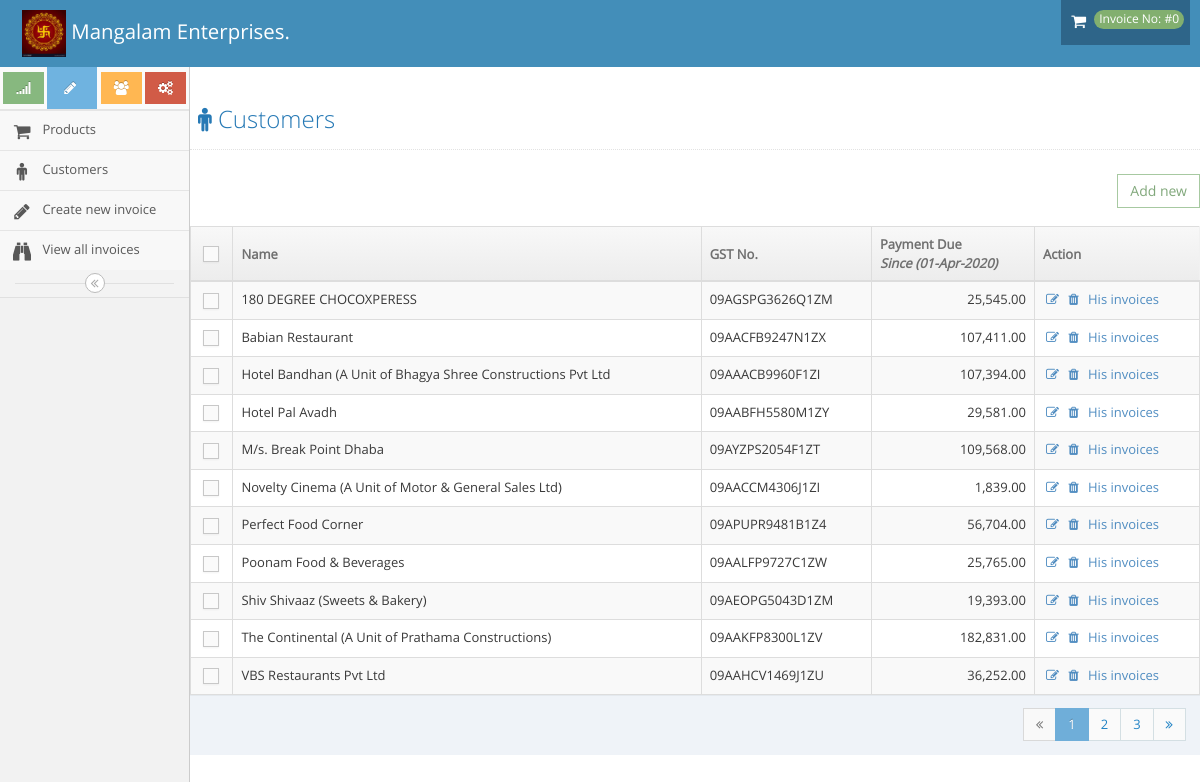
The app's page /index.php/customer, older data.
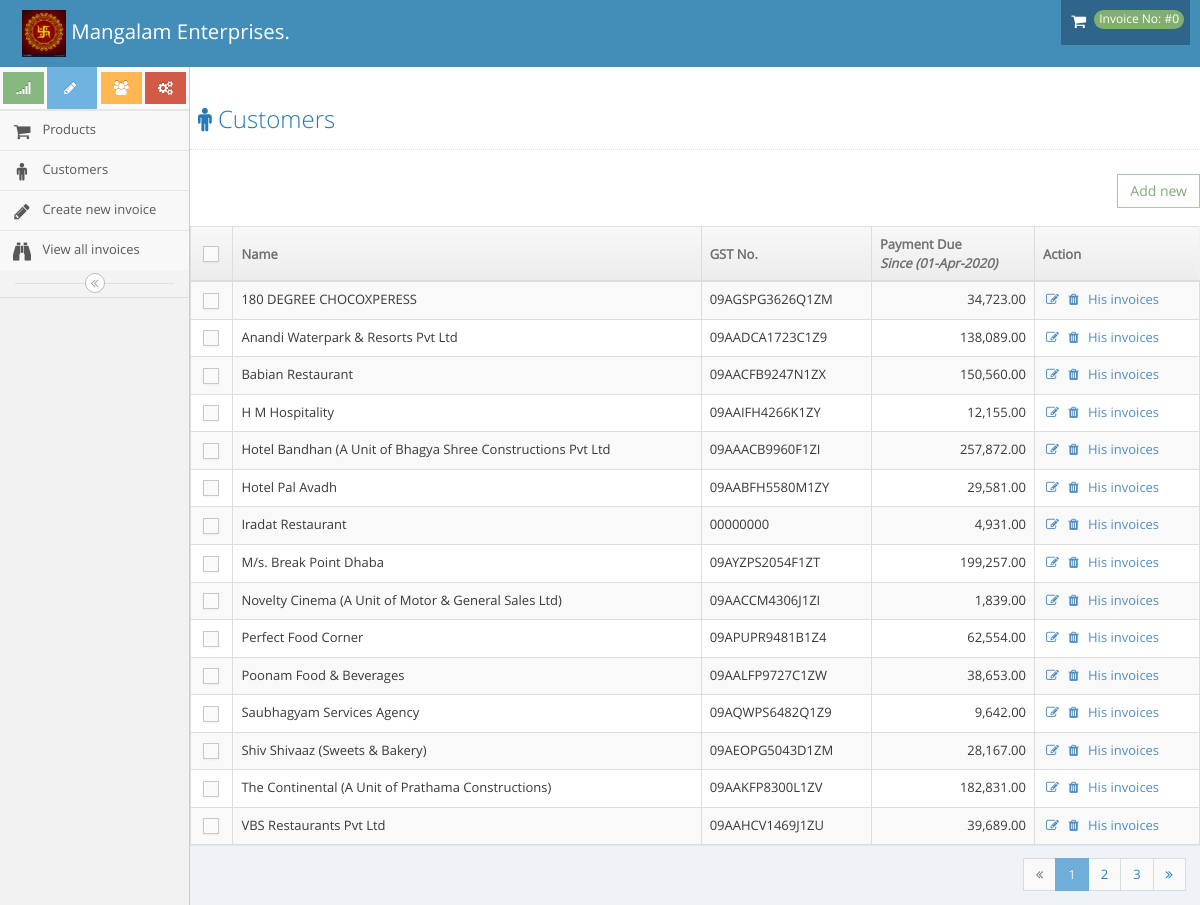
The same page, newer data.
### tables this page shows
CREATE TABLE `invoice` (
  `id` int(11) NOT NULL,
  `customer_id` int(11) NOT NULL,
  `created_at` datetime NOT NULL DEFAULT CURRENT_TIMESTAMP,
  `invoice_no` int(11) NOT NULL,
  `date` date DEFAULT NULL,
  `total` float DEFAULT NULL,
  `locked` int(11) NOT NULL DEFAULT '0'
);

CREATE TABLE `customer` (
  `id` int(11) NOT NULL,
  `name` varchar(200) NOT NULL,
  `email` varchar(100) NOT NULL,
  `contact` varchar(20) NOT NULL,
  `address` longtext NOT NULL,
  `pincode` varchar(10) NOT NULL,
  `city` varchar(100) NOT NULL,
  `state` varchar(100) NOT NULL,
  `gst_no` varchar(100) NOT NULL,
  `pan` varchar(19) DEFAULT NULL
);

### application/helpers/functions_helper.php (called while the page is built, shortened)
<?php
function financial_yr_start(){
  $yr = date('Y');
  return $yr.'-04-01';
}
function _getAdminLoadView($template_name, $data = array()) {
          $CI = & get_instance();
          $CI->load->view('header', $data);
          $CI->load->view($template_name, $data);
          $CI->load->view('footer',$data);
}
?>

### application/controllers/customer.php (called while the page is built, shortened)
<?php
class Customer extends CI_Controller {
	public function index()
	{
		$this->show();
	}
	public function show()
	{
		$year = date('Y');
		$dt = $year.'-04-01';
		$data['prod_data'] = $this->Invoice_Model->getSundryDebtors();
		$data['dt'] = date('d-M-Y',strtotime($dt));
		_getAdminLoadView('customer_list',$data);
	}
}

### index.php (called while the page is built, shortened)
<?php
require_once BASEPATH.'core/CodeIgniter.php';

### application/models/Invoice_Model.php (called while the page is built, shortened)
<?php
class Invoice_Model extends CI_Model {
  public function getSundryDebtors($date1=null, $date2=null){
    $q = "SELECT c.*,i.id as iid,sum(i.total) as payment from invoice as i left join customer as c on i.customer_id = c.id  ";
    $date1 = financial_yr_start();
    $q .= " where i.created_at >= '".$date1."'";
    $q .= " GROUP by c.id ";
    $q .=" order by c.name ASC";
    $data = $this->db->query($q);
    return ($data->result_array());
  }
}

### application/views/customer_list.php (the view, shortened to what this page needs)
<div class="page-content">
					</div>
						<div class="page-header">
							<h1>
								<i class="menu-icon fa fa-male"></i>
								Customers
							</h1>
						</div>
							<h1>
								<div style="text-align: right"><a href="<?php echo base_url('customer/add_normal') ?>"><button id="" type="button" class="btn btn-white btn-success">Add new</button></a></div>
							</h1>
						<div class="row">
									<div class="col-xs-12">
										<div class="clearfix">
										</div>
										<div>
											<table id="dynamic-table" class="table table-striped table-bordered table-hover">
												<thead>
													<tr>
														<th class="center">
															<label class="pos-rel">
																<span class="lbl"></span>
															</label>
														</th>
														<th>Name</th>
														<th>GST No.</th>
														<th>Payment Due<br><em>Since (<?php echo $dt?>)<em></th>
														<th>Action</th>
													</tr>
												</thead>
												<tbody>
													<?php
													foreach((array)$prod_data as $em){
                    ?>
													<tr>
														<td class="center">
															<label class="pos-rel">
																<span class="lbl"></span>
															</label>
														</td>
														<td><?php echo $em['name']?></td>
														<td><?php echo $em['gst_no']?></td>
														<td class="amount"><?php echo number_format($em['payment'],2)?></td>
														<td>
															<div class="hidden-sm hidden-xs action-buttons">
			<a class="fa fa-edit"  href="<?php echo base_url('customer/edit/').$em['id'] ?>" role="button" class="blue" ></a>
														<a class="cust_del fa fa-trash" id="<?php echo $em['id'] ?>" role="button" class="blue" ></a>
								<a class=""  href="<?php echo base_url('customer/getCustomerDetails/').$em['id'] ?>" role="button" class="blue" >His invoices</a>
															</div>
														</td>
													</tr>
												<?php } ?>
												</tbody>
												</table>
											</div>
											<div class="modal-footer no-margin-top">
												<ul class="pagination pull-right no-margin">
													<li class="prev disabled">
														<a href="#">
															<i class="ace-icon fa fa-angle-double-left"></i>
														</a>
													</li>
													<li class="active">
														<a href="#">1</a>
													</li>
													<li>
														<a href="#">2</a>
													</li>
													<li>
														<a href="#">3</a>
													</li>
													<li class="next">
														<a href="#">
															<i class="ace-icon fa fa-angle-double-right"></i>
														</a>
													</li>
												</ul>
											</div>
										</div>
									</div>
								</div>
							</div>
						</div>
					</div>

### application/views/header.php (shortened to what this page needs)
<!DOCTYPE html>
<html lang="en" >
	<head>
		<link rel="stylesheet" href="<?php echo base_url(); ?>cosmatics/ace-master/assets/css/bootstrap.min.css" />
		<link rel="stylesheet" href="<?php echo base_url(); ?>cosmatics/ace-master/assets/font-awesome/4.5.0/css/font-awesome.min.css" />
		<link rel="stylesheet" href="<?php echo base_url(); ?>cosmatics/ace-master/assets/css/ace.min.css" class="ace-main-stylesheet" id="main-ace-style" />
		<link rel="stylesheet" href="<?php echo base_url(); ?>cosmatics/ace-master/assets/css/ace-skins.min.css" />
		<link rel="stylesheet" href="<?php echo base_url(); ?>cosmatics/ace-master/assets/css/ace-rtl.min.css" />
		<link rel="stylesheet" href="<?php echo base_url(); ?>cosmatics/ace-master/assets/css/chosen.min.css" />
	</head>
	<body class="no-skin">
		<div id="loader_div" style="display: none;">
		<div id="navbar" class="navbar navbar-default ace-save-state">
			<div class="navbar-container ace-save-state" id="navbar-container">
<div class="navbar-header pull-left">
					<a href="<?php echo base_url('invoice')?>" class="navbar-brand">
						<small>
							<img width="10%" height="10%" src="<?php echo base_url(); ?>cosmatics/img/swastik1.jpg">
							Mangalam Enterprises.
						</small>
					</a>
				</div>
				<?php
				$inv = '#0';
				?>
				<div class="navbar-buttons navbar-header pull-right" role="navigation">
					<ul class="nav ace-nav">
<li class="dropdown-modal">
							<a data-toggle="" target="_blank" class="" href="<?php echo base_url('invoice/view_invoice/').$this->session->userdata('inv_id')?>">
								<i class="ace-icon fa fa-shopping-cart icon-animated-vertical"></i>
								<span class="badge badge-success">Invoice No: <?php echo $inv;?></span>
							</a>
						</li>
					</ul>
				</div>
			</div>
		</div>
		<div class="main-container ace-save-state" id="main-container">
			<div id="sidebar" class="sidebar                  responsive                    ace-save-state">
				<div class="sidebar-shortcuts" id="sidebar-shortcuts">
					<div class="sidebar-shortcuts-large" id="sidebar-shortcuts-large">
						<button class="btn btn-success">
							<i class="ace-icon fa fa-signal"></i>
						</button>
						<a href="<?php echo base_url('invoice/create_invoice') ?>"><button class="btn btn-info">
							<i class="ace-icon fa fa-pencil"></i>
						</button>
</a>
						<button class="btn btn-warning">
							<i class="ace-icon fa fa-users"></i>
						</button>
						<button class="btn btn-danger">
							<i class="ace-icon fa fa-cogs"></i>
						</button>
					</div>
				</div>
				<ul class="nav nav-list">
					<li class="">
					</li>
					<li class="">
						<a href="<?php echo base_url('products')?>">
							<i class="menu-icon fa fa-shopping-cart"></i>
							<span class="menu-text"> Products </span>
						</a>
					</li>
					<li class="">
						<a href="<?php echo base_url('customer')?>">
							<i class="menu-icon fa fa-male"></i>
							<span class="menu-text"> Customers </span>
						</a>
					</li>
						<li class="">
						<a href="<?php echo base_url('invoice/create_invoice')?>">
							<i class="menu-icon fa fa-pencil"></i>
							<span class="menu-text"> Create new invoice </span>
						</a>
					</li>
							<li class="">
						<a href="<?php echo base_url('invoice/all_invoices')?>">
							<i class="menu-icon fa fa-binoculars"></i>
							<span class="menu-text"> View all invoices </span>
						</a>
					</li>
						</ul>
				<div class="sidebar-toggle sidebar-collapse" id="sidebar-collapse">
					<i id="sidebar-toggle-icon" class="ace-icon fa fa-angle-double-left ace-save-state" data-icon1="ace-icon fa fa-angle-double-left" data-icon2="ace-icon fa fa-angle-double-right"></i>
				</div>
			</div>
			<div class="main-content">
				<div class="main-content-inner">

### application/views/footer.php (shortened to what this page needs)
	</body>
</html>

Row changes from the older to the newer data that the page shows:
changed invoice "180 DEGREE CHOCOXPERESS": payment "25,545.00" → "34,723.00"
added invoice: customer.name "Anandi Waterpark & Resorts Pvt Ltd", customer.gst_no "09AADCA1723C1Z9", payment "138,089.00"
changed invoice "Babian Restaurant": payment "107,411.00" → "150,560.00"
added invoice: customer.name "H M Hospitality", customer.gst_no "09AAIFH4266K1ZY", payment "12,155.00"
changed invoice "Hotel Bandhan (A Unit of Bhagya Shree Constructions Pvt Ltd": payment "107,394.00" → "257,872.00"
added invoice: customer.name "Iradat Restaurant", customer.gst_no "00000000", payment "4,931.00"
changed invoice "M/s. Break Point Dhaba": payment "109,568.00" → "199,257.00"
changed invoice "Perfect Food Corner": payment "56,704.00" → "62,554.00"
changed invoice "Poonam Food & Beverages": payment "25,765.00" → "38,653.00"
added invoice: customer.name "Saubhagyam Services Agency", customer.gst_no "09AQWPS6482Q1Z9", payment "9,642.00"
changed invoice "Shiv Shivaaz (Sweets & Bakery)": payment "19,393.00" → "28,167.00"
changed invoice "VBS Restaurants Pvt Ltd": payment "36,252.00" → "39,689.00"
